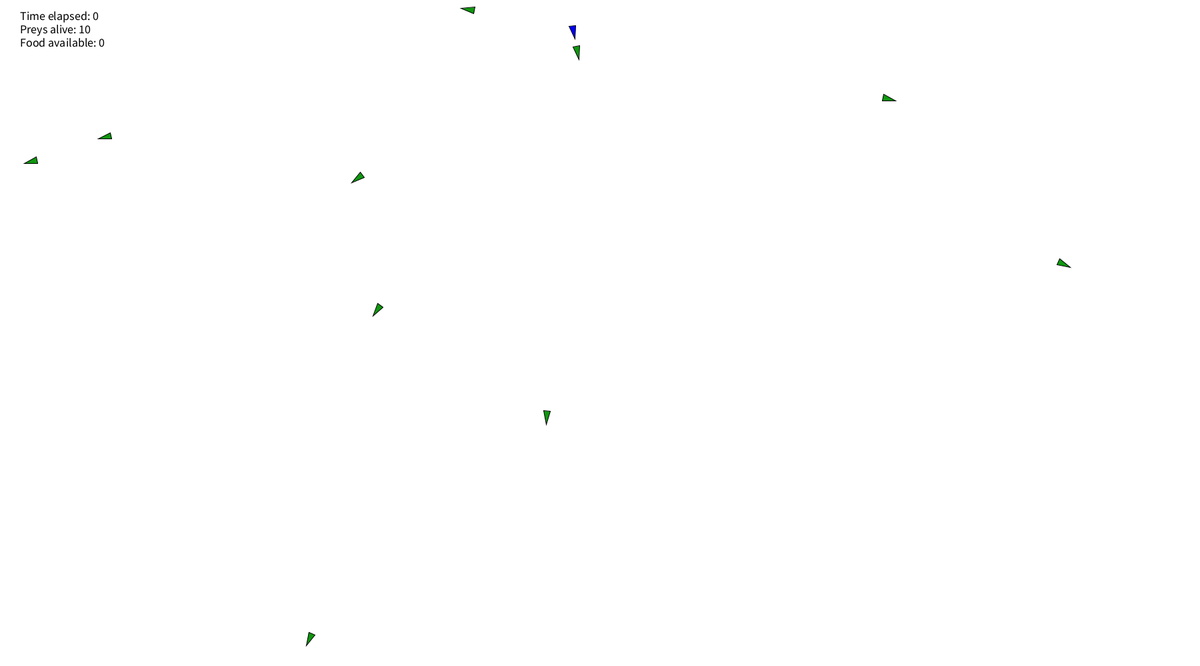
Frame 1 (no input)
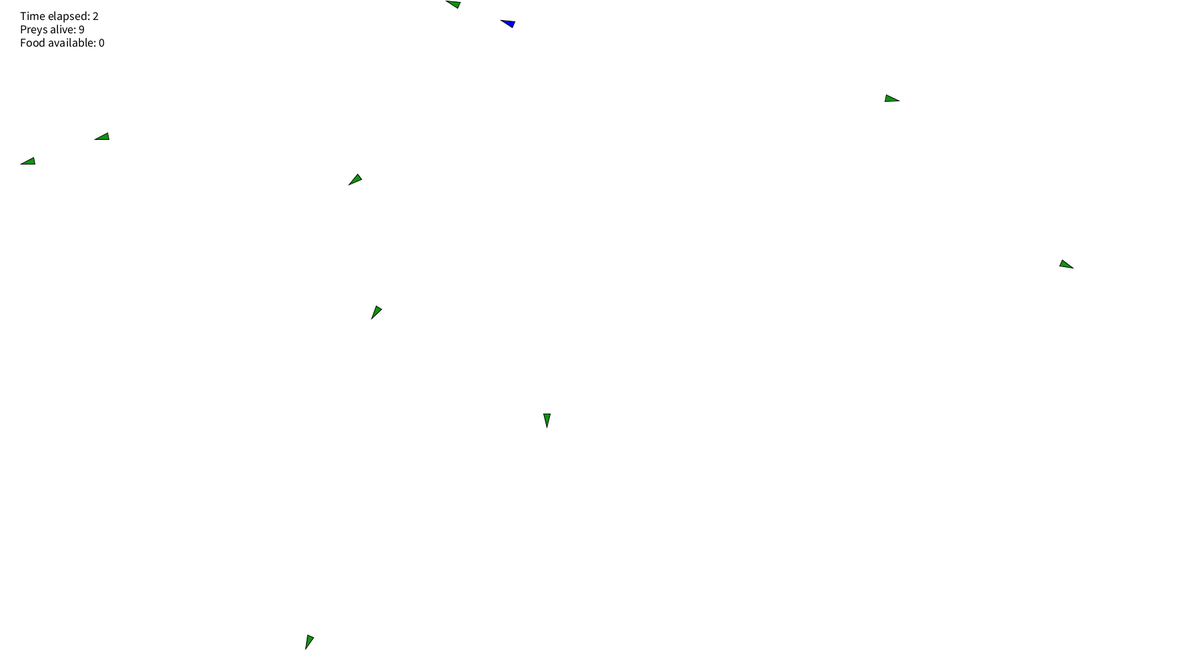
Frame 60 (the mouse pressed at the canvas centre just before this capture)
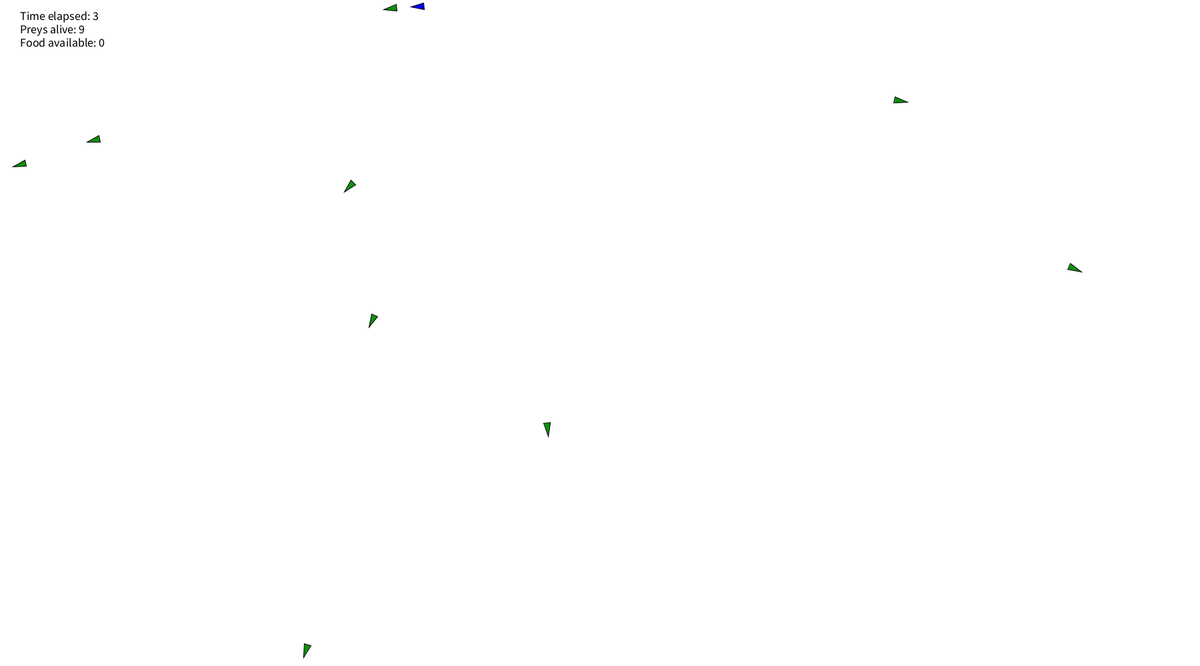
Frame 120 (the mouse held since frame 60 and released just before this capture)

The Processing sketch that drew these frames (run headless with seeded random() and noise(); from frame 60 on, the mouse is pressed at the canvas centre):

// Processing sketch: ecosystem
// ── ecosystem.pde
// Some general configuration parameters about the characteristics of the preys and predators
int num_preys = 10;
int alive_preys = num_preys;
int timeElapsed = 0;
int lowAge = 40;
int highAge = 60;
// Preys' colors will turn from green to black as they approach their max age
int youngColor = color(15,155,15);
int oldColor = color(0, 0, 0);
FoodGenerator FG = new FoodGenerator();
Creature[] prey = new Creature[num_preys];
Creature predator;

// #TODO: All preys within a distance to the predator gains speed boost; Preys steer for food and increment hunger; predator rests after forage 

void setup() {
  size(1800, 1000);

  for (int i = 0; i < prey.length; i++) {
    // Each prey is initialized with random mass and random location.
    prey[i] = new Creature(random(1, 5), // mass
      random(width), random(height), "prey"); // initial location
  }
  // Predator has a heavier mass, less agile than its preys
  predator = new Creature(random(2, 7), random(width), random(height), "predator");
}

void draw() {
  background(255);
  
  // Displaying information about the current status of the ecosystem
  fill(0);
  textSize(18);
  text("Time elapsed: "+timeElapsed, 30, 30);
  text("Preys alive: "+ alive_preys, 30, 50);
  text("Food available: " + FG.food_cnt, 30, 70);
  
  // Update timeElapsed after one whole second
  if(timeElapsed != millis()/1000){
    timeElapsed = millis()/1000;
    for (int i = 0; i < prey.length; i++) {
      if(prey[i] != null) prey[i].hunger_trigger(); // Decrement hunger level and increment ages for preys
    }
    
    if(timeElapsed % 5 == 0){
      FG.generateNew(timeElapsed); // Generate new food every 5 seconds
    }
  }
  
  
  int idx = 0;
  float minDist = sqrt(1800*1800+1000*1000);
  // For each prey
  for (int i = 0; i < prey.length; i++) {
    if (prey[i] != null){
    // All the preys would run away from the predator
    PVector force = predator.attract(prey[i]);
    prey[i].applyForce(force);
    
    // Note down the prey with the smallest distance to the predator
    float dist = PVector.dist(predator.location, prey[i].location);
    if (dist < minDist){
      minDist = dist;
      idx = i;
    }
   }
  }
  // The predator is only attracted to the nearest prey
  // with a steering force that allows it to be more agile
  predator.seek(prey[idx].location);
  // The prey being chased would also run faster
  PVector escapeForce = prey[idx].attract(predator).mult(1.5);
  prey[idx].applyForce(escapeForce);
  
  // Updating the location of each prey and make sure they stay within frame
  for(int i=0; i<prey.length; i++){
    if(prey[i] != null){
      prey[i].update();
    prey[i].checkEdges();
    }
  }
  
  predator.update();
  
  // Check prey eaten by predator
  for(int i=0; i<prey.length; i++){
    if(prey[i]!=null && predator.checkEaten(prey[i])){
      prey[i] = null;
      predator.hunger = 100;
      alive_preys -= 1;
    }
  }
  // Displaying preys and predators
  for(int i=0; i<prey.length; i++){
    if(prey[i] != null){
      prey[i].display();
    }
  }
  predator.checkEdges();
  predator.display();
  FG.display(); 
}

// The Food class defines a single food that has a random location and random size
class Food {
  PVector location;
  int average_size = 20;
  float size;
  
  Food(){
    location = new PVector(random(width), random(height));
    size = random(-10.0, 10.0) + average_size;
  }
  
  void display(){
    stroke(0);
    fill(255, 143, 163);
    circle(location.x, location.y, size*0.7);
  }
  
  boolean checkEaten(PVector m){
    if(abs(m.x - location.x) <= size && abs(m.y - location.y) <= size){
      return true;
    }else{
      return false;
    }
  }

}


// The FoodGenerator class limit the number of food available at a given time and determine the quantity using a Perlin noise 
class FoodGenerator {
  Food[] food_array;
  int min_food_num = 2;
  int average_size = 20;
  int variance = 8;
  int food_cnt = 0;
  int max_food = 10;
  
  FoodGenerator(){
    food_array = new Food[max_food];
    for(int i=0; i<food_array.length; i++){
      food_array[i] = null;
    }
  }

// The function takes in the timeElapsed as the argument to the Perlin noise function and determine a semi-random quantity of food generated
  void generateNew(int timeElapsed){
    int gen_num = round(noise(timeElapsed * 0.1) * variance);  
    if(gen_num + food_cnt > max_food) gen_num = max_food - food_cnt;
    
    int i = 0;
    int cnt = 0;
    while(cnt<gen_num){
      if(food_array[i] == null){
        food_array[i] = new Food();
        food_cnt += 1;
        cnt += 1;
      }
      i = (i+1) % food_array.length;
    }
  }
  
// The function takes in the prey array and determine which prey has eaten any food available
  void trackFood(Creature[] prey){
    for(int i=0; i<food_array.length; i++){
      if(food_array[i] != null){
        Food target = food_array[i];
        for(int j=0; j<prey.length; j++){
          if(prey[j] != null && target.checkEaten(prey[j].location)){
            prey[j].hunger += target.size;
            food_array[i] = null;
            food_cnt -= 1;
          }
        }
      }
    }
  
  }
  
  void display() {
    for(int i=0; i<food_array.length; i++){
      if(food_array[i] != null){
        food_array[i].display();
      }
    }
  }

}


// Preys and predators are both Creatures
class Creature {

  PVector location;
  PVector velocity;
  PVector acceleration;
  int hunger;
  float mass;
  float G = 0.4;
  String type;
  int age;
  int maxAge;

  Creature(float _mass_, float _x_, float _y_, String _type) {
    mass = _mass_;
    location = new PVector(_x_, _y_);
    velocity = new PVector(0, 0);
    acceleration = new PVector(0, 0);
    type = _type;
    hunger = 100;
    age = 0;
    maxAge = int(random(float(lowAge), float(highAge)));
  }

  // Newton’s second law.
  void applyForce(PVector force) {
    // Receive a force, divide by mass, and add to acceleration.
    PVector f = PVector.div(force, mass);
    acceleration.add(f);
  }

  // The Creature now knows how to attract another Creature, used for preys to run away from their predator
  PVector attract(Creature m) {

    PVector force = PVector.sub(location, m.location);
    float distance = force.mag();
    distance = constrain(distance, 5.0, 25.0);
    force.normalize();

    float strength = (G * mass * m.mass) / (distance * distance);
    force.mult(strength);

    // If the color is different then we will be repelled
    if (type=="predator" && m.type=="prey") force.mult(-1);
    else if (type=="prey" && m.type=="predator") force.mult(5);

    return force;
  }
  
  // The Creature could seek their food, used for predator to hunt for preys or for preys to steer for their food
  void seek(PVector target) {
    PVector desired = PVector.sub(target,location);
    desired.normalize();
    desired.mult(mass*0.6);
    PVector steer = PVector.sub(desired,velocity);
    //steer.limit(maxforce);
    applyForce(steer);
  }

  void update() {
    velocity.add(acceleration);
    location.add(velocity);
    acceleration.mult(0);
  }

  void display() {
    
    if (hunger <= 0){
        stroke(255, 0, 0);
      }else{
        stroke(0);
      }
    
    if (type == "prey"){
      //println(age/float(maxAge));
      color displayedColor = lerpColor(youngColor, oldColor, age/float(maxAge));
      //println(displayedColor);
      fill(displayedColor);
    } 
    
    else fill (0, 0, 255);

    // Rotate the mover to point in the direction of travel
    // Translate to the center of the move
    pushMatrix();
    translate(location.x, location.y);
    rotate(velocity.heading());
    // It took lots of trial and error
    // and sketching on paper
    // to get the triangle
    // pointing in the right direction
    triangle(0, 5, 0, -5, 20, 0);
    popMatrix();
  }

// The function adjusts age and hunger level periodically
void hunger_trigger() {
    if(hunger>0){
      hunger -= 5; 
    }
    if(hunger<=0){
      maxAge -= 1;
    }
    age += 1;
}


  // With this code an object bounces when it hits the edges of a window.
  // Also instead of bouncing at full-speed vehicles might lose speed.

  void checkEdges() {
    if (location.x > width) {
      location.x = width;
      velocity.x *= -1; // full velocity, opposite direction
      velocity.x *= 0.8; // lose a bit of energy in the bounce
    } else if (location.x < 0) {
      location.x = 0;
      velocity.x *= -1; // full velocity, opposite direction
      velocity.x *= 0.8; // lose a bit of energy in the bounce
    }

    if (location.y > height) {
      location.y = height;
      velocity.y *= -1; // full velocity, opposite direction
      velocity.y *= 0.8; // lose a bit of energy in the bounce
    } else if (location.y < 0) {
      location.y = 0;
      velocity.y *= -1; // full velocity, opposite direction
      velocity.y *= 0.8; // lose a bit of energy in the bounce
    }
  }
  
  // Check whether a creature is being eaten by another one
  boolean checkEaten(Creature m) {
    if( abs(location.x - m.location.x) <= 10 && abs(location.y - m.location.y) <= 10 ){
        return true;
    }else{
      return false;
    }
  }
  
}
